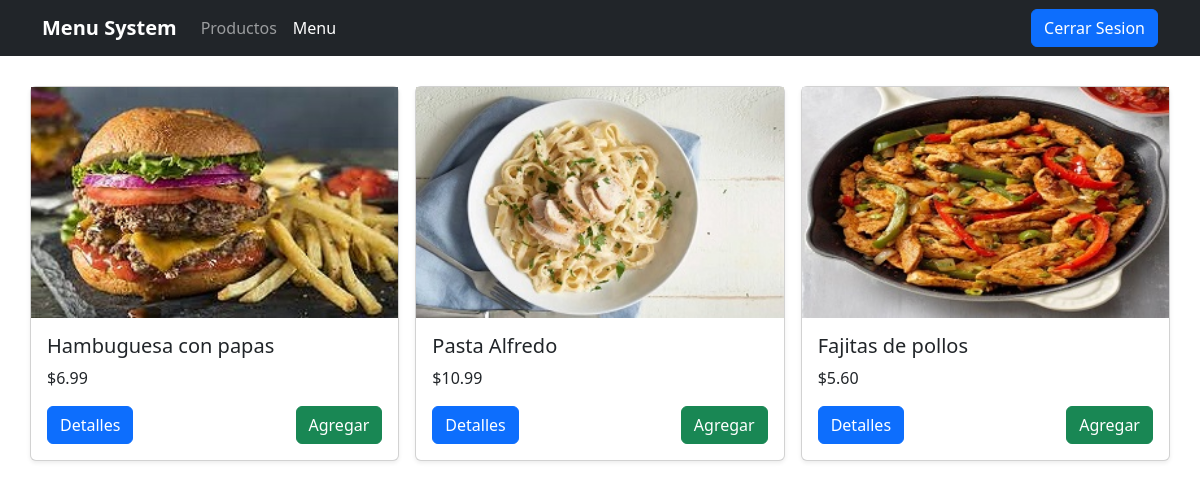
The page /menu.php (signed in) on the database its author committed.
### tables this page shows
CREATE TABLE `tabla_productos` (
  `id` int(10) NOT NULL,
  `nombre` varchar(100) DEFAULT NULL,
  `precio` decimal(10,2) DEFAULT NULL,
  `stock` varchar(50) DEFAULT NULL,
  `foto` varchar(1000) DEFAULT NULL,
  `fechaRegistro` varchar(50) NOT NULL
);

### menu.php (the view, shortened to what this page needs)
<?php
    include('db.php');
    $sqlProductos   = ("SELECT * FROM tabla_productos where stock= 'Habilitado' ");
    $queryProductos  = mysqli_query($con, $sqlProductos );
    ?>
   <?php include('./includes/cabecera.php'); ?>
    <main>
        <div class="container">
            <div class="row row-cols-1 row-cols-sm-2 row-cols-md-3 g-3">
            <?php
    while ($dataProducto = mysqli_fetch_array($queryProductos)) {
    ?>
                <div class="col">
                    <div class="card shadow-sm">
                        <?php
                        $imagen ="./fotosProductos/" . $dataProducto['foto'];
                        ?>
                        <img src="<?php echo $imagen?>">
                        <div class="card-body">
                            <h5 class="card-title"><?php echo $dataProducto['nombre']; ?></h5>
                            <p class="card-text">$<?php echo number_format($dataProducto['precio'], 2, '.', ',');?></p>
                            <div class="d-flex justify-content-between align-items-center">
                                <div class="btn-group">
                                    <a href="viewDetails.php" class="btn btn-primary">Detalles</a>
                                </div>
                                <a href="" class="btn btn-success">Agregar</a>
                            </div>
                        </div>
                    </div>
                </div>
                <?php } ?>
            </div>
        </div>
    </main>
    <?php include('./includes/pie.php'); ?>

### includes/cabecera.php (shortened to what this page needs)
<!DOCTYPE html>
<html lang="en">
<head>
    <link href="https://cdn.jsdelivr.net/npm/bootstrap@5.2.0-beta1/dist/css/bootstrap.min.css" rel="stylesheet"
>
    <link href="css/estilos.css" rel="stylesheet">
</head>
<body>
    <header>
        <div class="navbar navbar-expand-lg   navbar-dark bg-dark">
            <div class="container">
                <a href="products.php" class="navbar-brand">
                    <strong>Menu System</strong>
                </a>
                <div class="collapse navbar-collapse" id="navbarHeader">
                    <ul class="navbar-nav me-auto mb-2 mb-lg-0">
                        <li class="nav-item"><a href="index.php" class="nav-link ">Productos</a></li>
                        <li class="nav-item"><a href="menu.php" class="nav-link active">Menu</a></li>
                    </ul>
                     <a href="logout.php" class="btn btn-primary">Cerrar Sesion</a>
                </div>
            </div>
        </div>
    </header>

### includes/pie.php (shortened to what this page needs)
</body>
</html>

### css/estilos.css (style rules this page uses)
main>.container { padding: 30px 0;; }

### rows shown on the page
tabla_productos: foto (picture), nombre "Hambuguesa con papas", precio "6.99"
tabla_productos: foto (picture), nombre "Pasta Alfredo", precio "10.99"
tabla_productos: foto (picture), nombre "Fajitas de pollos", precio "5.60"
